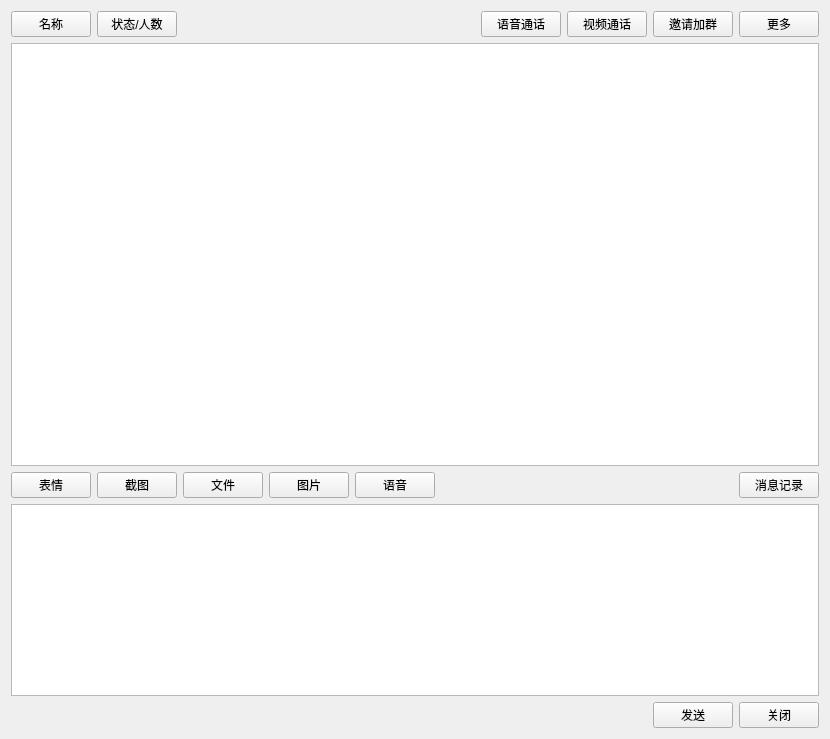
<?xml version="1.0" encoding="UTF-8"?>
<ui version="4.0">
 <class>MsgPage</class>
 <widget class="QWidget" name="MsgPage">
  <property name="geometry">
   <rect>
    <x>0</x>
    <y>0</y>
    <width>830</width>
    <height>739</height>
   </rect>
  </property>
  <property name="windowTitle">
   <string>MsgPage</string>
  </property>
  <layout class="QVBoxLayout" name="verticalLayout">
   <item>
    <layout class="QHBoxLayout" name="horizontalLayout_2">
     <item>
      <widget class="QPushButton" name="name">
       <property name="text">
        <string>名称</string>
       </property>
      </widget>
     </item>
     <item>
      <widget class="QPushButton" name="statusOrNum">
       <property name="text">
        <string>状态/人数</string>
       </property>
      </widget>
     </item>
     <item>
      <spacer name="horizontalSpacer_2">
       <property name="orientation">
        <enum>Qt::Horizontal</enum>
       </property>
       <property name="sizeHint" stdset="0">
        <size>
         <width>40</width>
         <height>20</height>
        </size>
       </property>
      </spacer>
     </item>
     <item>
      <widget class="QPushButton" name="call">
       <property name="text">
        <string>语音通话</string>
       </property>
      </widget>
     </item>
     <item>
      <widget class="QPushButton" name="video">
       <property name="text">
        <string>视频通话</string>
       </property>
      </widget>
     </item>
     <item>
      <widget class="QPushButton" name="inviteGroup">
       <property name="text">
        <string>邀请加群</string>
       </property>
      </widget>
     </item>
     <item>
      <widget class="QPushButton" name="more">
       <property name="text">
        <string>更多</string>
       </property>
      </widget>
     </item>
    </layout>
   </item>
   <item>
    <widget class="QListView" name="msgList"/>
   </item>
   <item>
    <layout class="QGridLayout" name="gridLayout">
     <item row="0" column="1">
      <widget class="QPushButton" name="screenShot">
       <property name="text">
        <string>截图</string>
       </property>
      </widget>
     </item>
     <item row="0" column="3">
      <widget class="QPushButton" name="pic">
       <property name="text">
        <string>图片</string>
       </property>
      </widget>
     </item>
     <item row="0" column="2">
      <widget class="QPushButton" name="file">
       <property name="text">
        <string>文件</string>
       </property>
      </widget>
     </item>
     <item row="0" column="5">
      <spacer name="horizontalSpacer">
       <property name="orientation">
        <enum>Qt::Horizontal</enum>
       </property>
       <property name="sizeHint" stdset="0">
        <size>
         <width>40</width>
         <height>20</height>
        </size>
       </property>
      </spacer>
     </item>
     <item row="0" column="0">
      <widget class="QPushButton" name="emoji">
       <property name="text">
        <string>表情</string>
       </property>
      </widget>
     </item>
     <item row="0" column="4">
      <widget class="QPushButton" name="voice">
       <property name="text">
        <string>语音</string>
       </property>
      </widget>
     </item>
     <item row="2" column="7">
      <widget class="QPushButton" name="close">
       <property name="text">
        <string>关闭</string>
       </property>
      </widget>
     </item>
     <item row="0" column="7">
      <widget class="QPushButton" name="historyMsg">
       <property name="text">
        <string>消息记录</string>
       </property>
      </widget>
     </item>
     <item row="2" column="6">
      <widget class="QPushButton" name="send">
       <property name="text">
        <string>发送</string>
       </property>
      </widget>
     </item>
     <item row="1" column="0" colspan="8">
      <widget class="QTextEdit" name="text">
       <property name="sizePolicy">
        <sizepolicy hsizetype="Expanding" vsizetype="Fixed">
         <horstretch>0</horstretch>
         <verstretch>0</verstretch>
        </sizepolicy>
       </property>
       <property name="minimumSize">
        <size>
         <width>808</width>
         <height>0</height>
        </size>
       </property>
       <property name="maximumSize">
        <size>
         <width>16777215</width>
         <height>16777215</height>
        </size>
       </property>
      </widget>
     </item>
    </layout>
   </item>
  </layout>
 </widget>
 <resources/>
 <connections/>
</ui>
